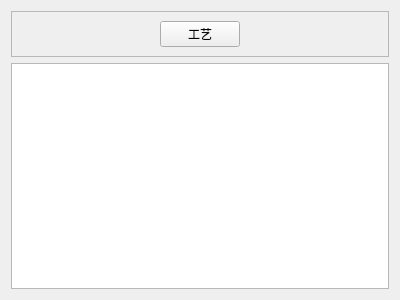
<?xml version="1.0" encoding="UTF-8"?>
<ui version="4.0">
 <class>ss_LayerCut</class>
 <widget class="QWidget" name="ss_LayerCut">
  <property name="geometry">
   <rect>
    <x>0</x>
    <y>0</y>
    <width>400</width>
    <height>300</height>
   </rect>
  </property>
  <property name="windowTitle">
   <string>Form</string>
  </property>
  <layout class="QVBoxLayout" name="verticalLayout">
   <item>
    <widget class="QFrame" name="frame">
     <property name="frameShape">
      <enum>QFrame::StyledPanel</enum>
     </property>
     <property name="frameShadow">
      <enum>QFrame::Raised</enum>
     </property>
     <layout class="QHBoxLayout" name="horizontalLayout">
      <item>
       <spacer name="horizontalSpacer">
        <property name="orientation">
         <enum>Qt::Horizontal</enum>
        </property>
        <property name="sizeHint" stdset="0">
         <size>
          <width>40</width>
          <height>20</height>
         </size>
        </property>
       </spacer>
      </item>
      <item>
       <widget class="QPushButton" name="pushButton_craft">
        <property name="text">
         <string>工艺</string>
        </property>
       </widget>
      </item>
      <item>
       <spacer name="horizontalSpacer_2">
        <property name="orientation">
         <enum>Qt::Horizontal</enum>
        </property>
        <property name="sizeHint" stdset="0">
         <size>
          <width>40</width>
          <height>20</height>
         </size>
        </property>
       </spacer>
      </item>
     </layout>
    </widget>
   </item>
   <item>
    <widget class="QListWidget" name="listWidget"/>
   </item>
  </layout>
 </widget>
 <resources/>
 <connections/>
</ui>
